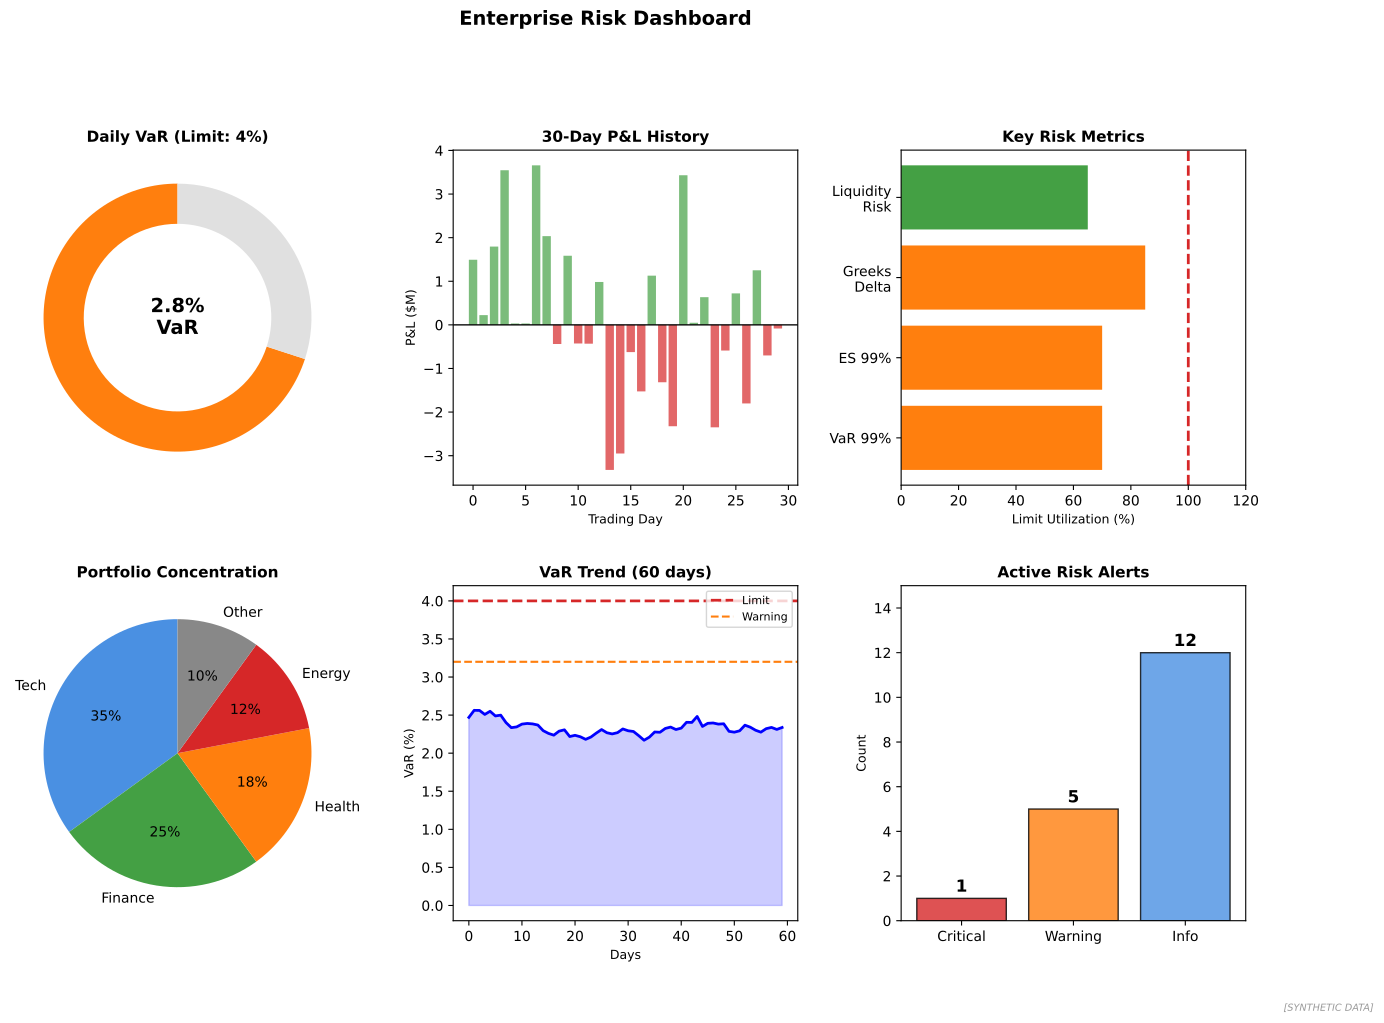

This figure's Python source:
"""
Risk Dashboard Overview
Real-time risk monitoring

Output: risk_dashboard.pdf
Module: module_04_trad_finance
Lesson: 42 - Risk Management
"""

from pathlib import Path
import matplotlib.pyplot as plt
import numpy as np

CHART_METADATA = {
    'title': 'Risk Dashboard',
    'module': 'module_04_trad_finance',
    'lesson': 42,
    'url': 'https://github.com/Digital-AI-Finance/digital-finance/tree/main/module_04_trad_finance/figures/risk_dashboard'
}

plt.rcParams.update({'font.size': 10, 'axes.labelsize': 10})

def create_chart():
    fig = plt.figure(figsize=(16, 10))

    # Create grid
    gs = fig.add_gridspec(2, 3, hspace=0.3, wspace=0.3)

    np.random.seed(42)

    # 1. VaR Gauge
    ax1 = fig.add_subplot(gs[0, 0])
    current_var = 2.8
    limit_var = 4.0
    pct = current_var / limit_var

    colors = ['#44A044', '#FFD700', '#FF7F0E', '#D62728']
    ax1.pie([pct, 1-pct], colors=[colors[int(pct*3)], '#E0E0E0'], startangle=90,
            wedgeprops=dict(width=0.3))
    ax1.text(0, 0, f'{current_var}%\nVaR', ha='center', va='center', fontsize=14, fontweight='bold')
    ax1.set_title('Daily VaR (Limit: 4%)', fontsize=11, fontweight='bold')

    # 2. P&L Distribution
    ax2 = fig.add_subplot(gs[0, 1])
    daily_pnl = np.random.normal(0.5, 2, 30)
    colors = ['#44A044' if p > 0 else '#D62728' for p in daily_pnl]
    ax2.bar(range(30), daily_pnl, color=colors, alpha=0.7)
    ax2.axhline(y=0, color='black', linewidth=1)
    ax2.set_xlabel('Trading Day', fontsize=9)
    ax2.set_ylabel('P&L ($M)', fontsize=9)
    ax2.set_title('30-Day P&L History', fontsize=11, fontweight='bold')

    # 3. Risk Metrics Summary
    ax3 = fig.add_subplot(gs[0, 2])
    metrics = ['VaR 99%', 'ES 99%', 'Greeks\nDelta', 'Liquidity\nRisk']
    values = [2.8, 4.2, 0.85, 0.65]
    limits = [4.0, 6.0, 1.0, 1.0]
    usage = [v/l*100 for v, l in zip(values, limits)]

    bars = ax3.barh(metrics, usage, color=['#44A044' if u < 70 else '#FF7F0E' if u < 90 else '#D62728' for u in usage])
    ax3.axvline(x=100, color='#D62728', linestyle='--', linewidth=2)
    ax3.set_xlabel('Limit Utilization (%)', fontsize=9)
    ax3.set_title('Key Risk Metrics', fontsize=11, fontweight='bold')
    ax3.set_xlim(0, 120)

    # 4. Position Concentration
    ax4 = fig.add_subplot(gs[1, 0])
    sectors = ['Tech', 'Finance', 'Health', 'Energy', 'Other']
    weights = [35, 25, 18, 12, 10]
    colors = ['#4A90E2', '#44A044', '#FF7F0E', '#D62728', '#888888']
    ax4.pie(weights, labels=sectors, autopct='%1.0f%%', colors=colors, startangle=90)
    ax4.set_title('Portfolio Concentration', fontsize=11, fontweight='bold')

    # 5. VaR Trend
    ax5 = fig.add_subplot(gs[1, 1])
    days = np.arange(60)
    var_trend = 2.5 + np.cumsum(np.random.randn(60) * 0.05)
    var_trend = np.clip(var_trend, 1.5, 3.5)

    ax5.plot(days, var_trend, 'b-', linewidth=2)
    ax5.fill_between(days, var_trend, alpha=0.2, color='blue')
    ax5.axhline(y=4.0, color='#D62728', linestyle='--', linewidth=2, label='Limit')
    ax5.axhline(y=3.2, color='#FF7F0E', linestyle='--', linewidth=1.5, label='Warning')
    ax5.set_xlabel('Days', fontsize=9)
    ax5.set_ylabel('VaR (%)', fontsize=9)
    ax5.set_title('VaR Trend (60 days)', fontsize=11, fontweight='bold')
    ax5.legend(loc='upper right', fontsize=8)

    # 6. Alert Summary
    ax6 = fig.add_subplot(gs[1, 2])
    alert_types = ['Critical', 'Warning', 'Info']
    alert_counts = [1, 5, 12]
    colors = ['#D62728', '#FF7F0E', '#4A90E2']

    bars = ax6.bar(alert_types, alert_counts, color=colors, alpha=0.8, edgecolor='black')
    for bar, count in zip(bars, alert_counts):
        ax6.text(bar.get_x() + bar.get_width()/2, bar.get_height() + 0.3,
                str(count), ha='center', fontsize=12, fontweight='bold')

    ax6.set_ylabel('Count', fontsize=9)
    ax6.set_title('Active Risk Alerts', fontsize=11, fontweight='bold')
    ax6.set_ylim(0, 15)

    fig.suptitle('Enterprise Risk Dashboard', fontsize=14, fontweight='bold', y=1.02)
    fig.text(0.98, 0.02, '[SYNTHETIC DATA]', fontsize=7, color='#999999', ha='right', style='italic')

    output_path = Path(__file__).parent / 'risk_dashboard.pdf'
    plt.savefig(output_path, format='pdf', dpi=300, bbox_inches='tight')
    plt.close()
    print(f"Chart saved to: {output_path}")
    return output_path

if __name__ == '__main__':
    create_chart()
